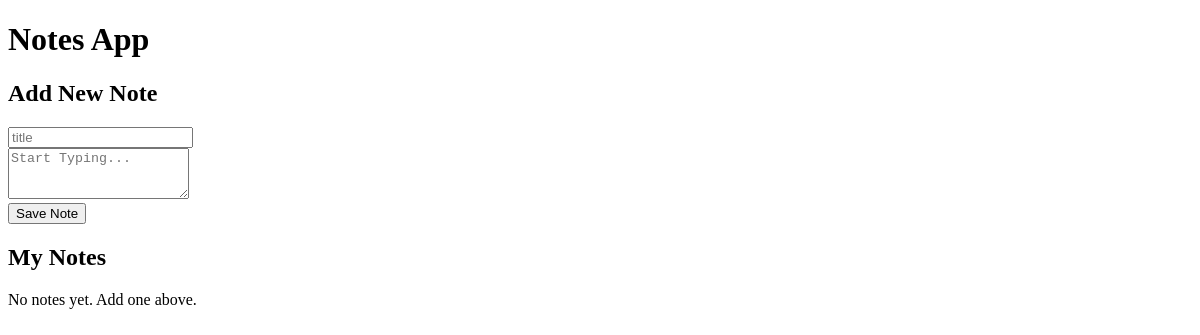
Before: / with the older database file.
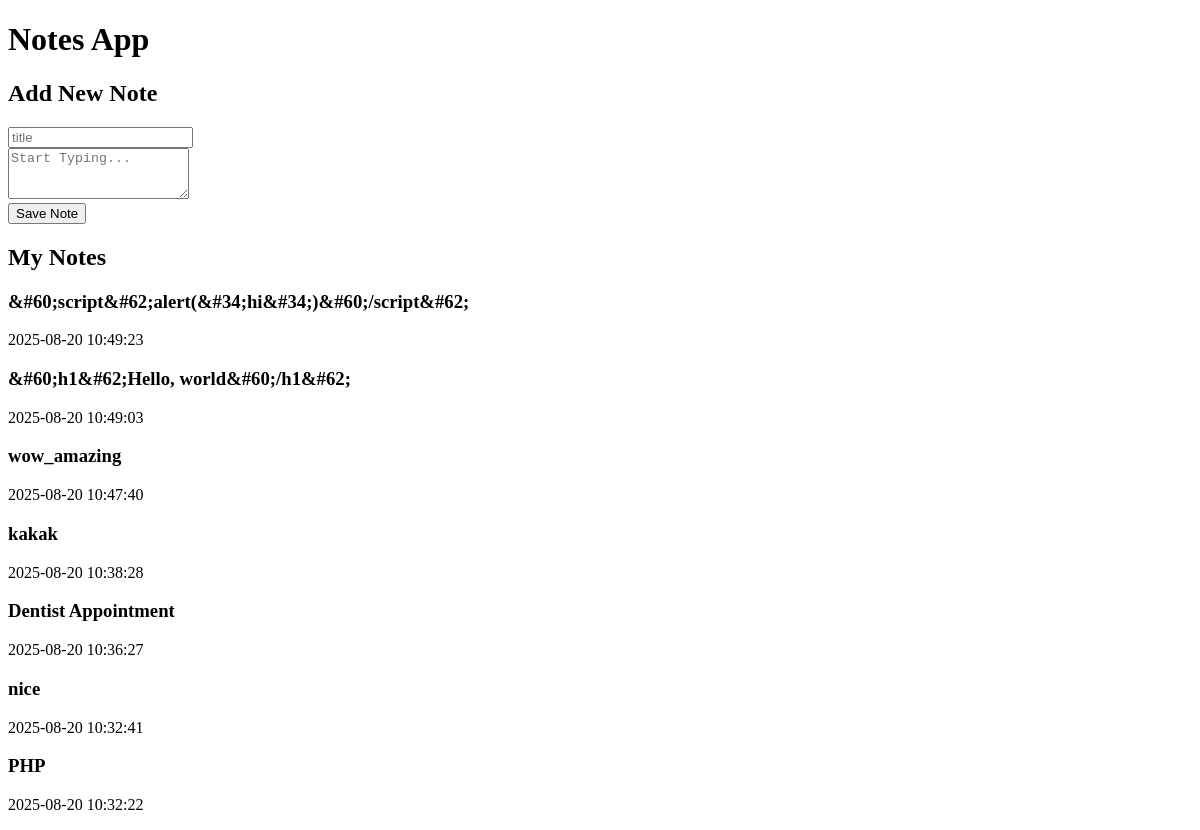
After: the same page with the newer database file.
### tables this page shows
CREATE TABLE notes (
        id INTEGER PRIMARY KEY AUTOINCREMENT,
        title TEXT NOT NULL,
        content TEXT,
        created_at DATETIME DEFAULT CURRENT_TIMESTAMP
    );

### index.php (the view, shortened to what this page needs)
<?php
require "config.php";
$query_results = $db->query("SELECT id, title, created_at FROM notes ORDER BY created_at DESC");
$notes = $query_results->fetchAll();
?>
<!DOCTYPE html>
<html lang="en">
<head>
</head>
<body>
    <h1>Notes App</h1>
    <section>
        <h2>Add New Note</h2>
        <form action="add.php" method="post">
            <input type="text" name="title" placeholder="title" required>
            <br>
            <textarea name="content" placeholder="Start Typing..." rows="3"></textarea>
            <br>
            <button type="submit">Save Note</button>
        </form>
    </section>
    <section>
        <h2>My Notes</h2>
        <?php if (!count($notes)): ?>
            <p>No notes yet. Add one above.</p>
        <?php else: ?>
            <?php foreach ($notes as $note): ?>
                <div>
                    <h3><?= htmlspecialchars($note["title"]) ?></h3>
                    <p><?= htmlspecialchars($note["created_at"]) ?></p>
                </div>
            <?php endforeach; ?>
        <?php endif; ?>
    </section>
</body>
</html>

Changed rows visible on the page:
added notes: title "&#60;script&#62;alert(&#34;hi&#34;)&#60;/script&#62;", created_at "2025-08-20 10:49:23"
added notes: title "&#60;h1&#62;Hello, world&#60;/h1&#62;", created_at "2025-08-20 10:49:03"
added notes: title "wow_amazing", created_at "2025-08-20 10:47:40"
added notes: title "kakak", created_at "2025-08-20 10:38:28"
added notes: title "Dentist Appointment", created_at "2025-08-20 10:36:27"
added notes: title "nice", created_at "2025-08-20 10:32:41"
added notes: title "PHP", created_at "2025-08-20 10:32:22"
Other visible differences:
text no longer shown: "No notes yet. Add one above."
